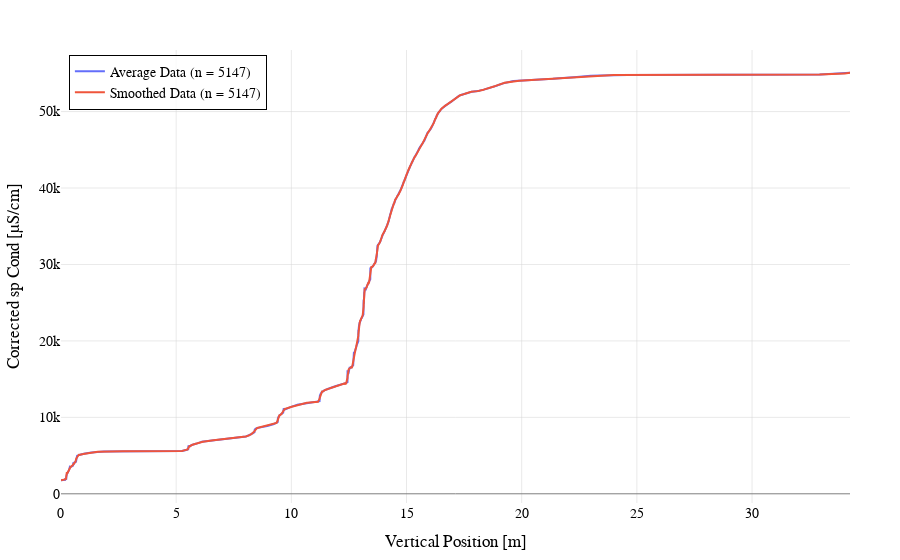

Write notebook code for a chart like this one.
### Code cell
plots.plot_data(x_ave, y_ave, 
                secondary_x=x_ave, secondary_y=y_smoothed,
                trace_names=['Average Data', 'Smoothed Data'],
                enable_error_y=False  
                )

### Figure 1 — Plotly figure (JSON) as saved in the notebook; plotly's stock layout.template omitted (floating-point values rounded to 4 significant figures; data arrays with more than 128 entries replaced by an {"elided": "..."} marker saying what was removed)
{"data": [{"mode": "lines", "name": "Average Data (n = 5147)", "type": "scatter", "x": {"elided": "5147 float values"}, "y": {"elided": "5147 float values"}}, {"mode": "lines", "name": "Smoothed Data (n = 5147)", "type": "scatter", "x": {"elided": "5147 float values"}, "y": {"elided": "5147 float values"}}], "layout": {"font": {"color": "black", "family": "Arial, sans-serif", "size": 14}, "legend": {"bgcolor": "rgba(255, 255, 255, 0.8)", "bordercolor": "black", "borderwidth": 1, "x": 0.01, "xanchor": "left", "y": 0.99, "yanchor": "top"}, "margin": {"b": 50, "l": 50, "r": 50, "t": 50}, "title": {"text": "", "x": 0.5, "xanchor": "center", "y": 0.95, "yanchor": "top"}, "xaxis": {"gridcolor": "LightGray", "gridwidth": 0.5, "showgrid": true, "title": {"text": "Vertical Position [m]"}, "zeroline": true, "zerolinecolor": "Gray", "zerolinewidth": 1}, "yaxis": {"gridcolor": "LightGray", "gridwidth": 0.5, "showgrid": true, "title": {"text": "Corrected sp Cond [µS/cm]"}, "zeroline": true, "zerolinecolor": "Gray", "zerolinewidth": 1}}}
